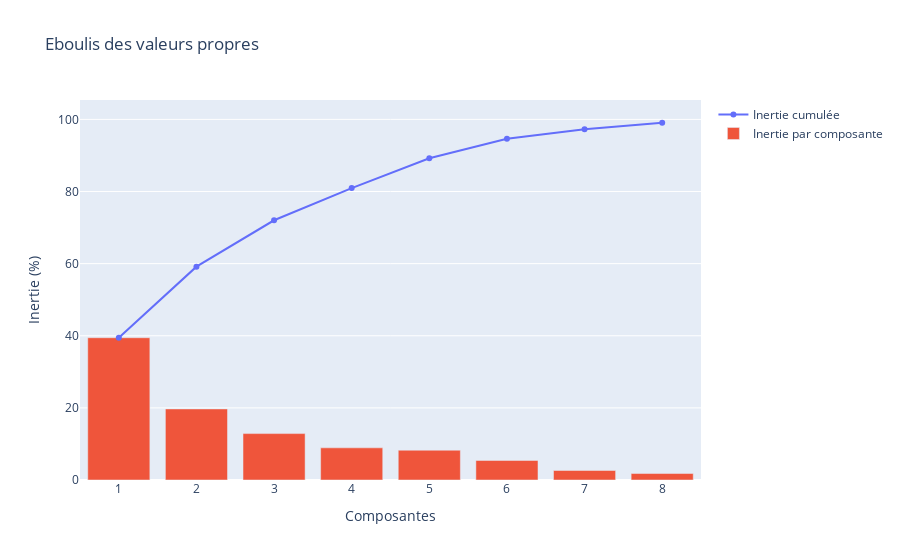

The notebook cell this image was saved under:
### Code cell
# Eboulis des valeurs propres : plot avec plotly

scree = pca.explained_variance_ratio_*100
fig2_1 = go.Figure()
fig2_1.add_trace(go.Scatter(x = np.arange(len(scree))+1, 
                            y = scree.cumsum(), 
                            mode = 'lines+markers',
                            name = 'Inertie cumulée',
                            hovertemplate = "<b>Pourcentage :</b> %{y} %<br>"
                            + "<extra></extra>"))
              
fig2_1.add_trace(go.Bar(x = np.arange(len(scree))+1, 
                        y = scree,
                        name = 'Inertie par composante',
                        hovertemplate = "<b>Composante :</b> %{x}<br>" 
                            + "<b>Pourcentage :</b> %{y} %<br>"
                            + "<extra></extra>"))
fig2_1.update_layout(title="Eboulis des valeurs propres",
                     xaxis_title="Composantes",
                     yaxis_title="Inertie (%)")

### Figure 1 — Plotly figure (JSON) as saved in the notebook; plotly's stock layout.template omitted (floating-point values rounded to 4 significant figures)
{"data": [{"hovertemplate": "<b>Pourcentage :</b> %{y} %<br><extra></extra>", "mode": "lines+markers", "name": "Inertie cumulée", "type": "scatter", "x": [1, 2, 3, 4, 5, 6, 7, 8], "y": [39.45, 59.16, 72.03, 80.95, 89.21, 94.63, 97.27, 99.07]}, {"hovertemplate": "<b>Composante :</b> %{x}<br><b>Pourcentage :</b> %{y} %<br><extra></extra>", "name": "Inertie par composante", "type": "bar", "x": [1, 2, 3, 4, 5, 6, 7, 8], "y": [39.45, 19.71, 12.87, 8.919, 8.265, 5.422, 2.639, 1.798]}], "layout": {"title": {"text": "Eboulis des valeurs propres"}, "xaxis": {"title": {"text": "Composantes"}}, "yaxis": {"title": {"text": "Inertie (%)"}}}}
